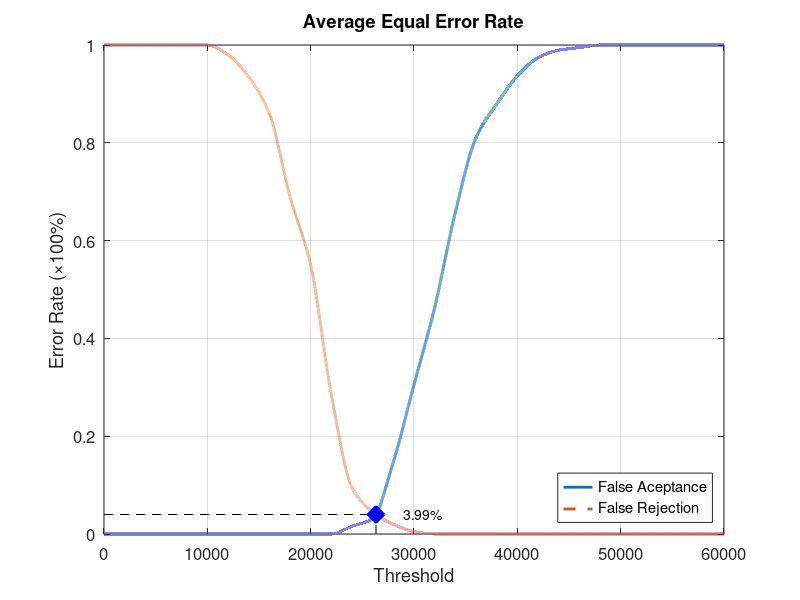
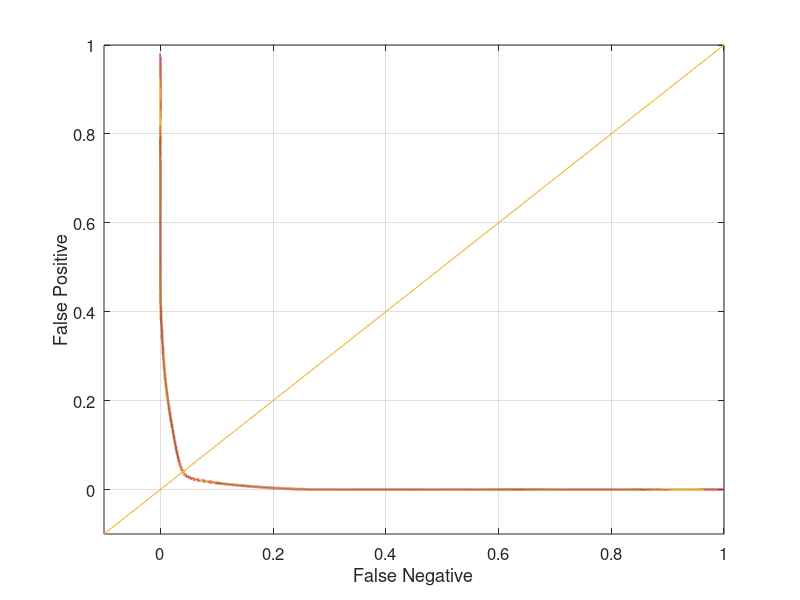

The MATLAB script that drew these images, in order:
function yEER = Database4_2
close all;
clear;
clc;
x = 0:2000:60000;
xq = 0:0.5:60000;

y0 = [0 0 0 0 0 0 0 0 0 0 0 0 0.0157895 0.0315789 0.147368 0.305263 0.463158 0.657895 0.810526 0.878947 0.936842 0.973684 0.989474 0.994737 1 1 1 1 1 1 1];
yy0 = interp1(x, y0, xq, 'pchip');
y1 = [1 1 1 1 1 1 0.98 0.935 0.86 0.69 0.55 0.285 0.095 0.045 0.02 0.005 0 0 0 0 0 0 0 0 0 0 0 0 0 0 0];
yy1 = interp1(x, y1, xq, 'pchip');

% Calculating EER: 
y2 = abs(y0 - y1);
find(y2 == min(y2))
yy2 = abs(yy0 - yy1);
xEER = find(yy2 == min(yy2));
xEERIndex = xq(xEER) % X-axis EER
yEER = yy0(xEER) % Y-axis EER

main = figure
plot(xq, yy0,'-','LineWidth', 2);	hold on
plot(xq, yy1,'--','LineWidth', 2);	hold on
plot([xEERIndex xEERIndex], [0 yEER], 'k--');	hold on
plot([0 xEERIndex], [yEER yEER], 'k--');	hold on
plot(xEERIndex, yEER, 'bx', 'LineWidth', 10);	hold on
text(xEERIndex + 10 * xEERIndex / 100, yEER, [num2str(round((10000 * yEER)) / 100) '%'])
legend('False Aceptance', 'False Rejection', 'Location', 'SouthEast')
xlabel('Threshold')
ylabel('Error Rate (\times100%)')
title('Average Equal Error Rate')
set(gca, 'FontSize', 12)
axis([0 60000 0 1])
grid on

print(main, 'Database4_2Main', '-dpng');
FNRxFPR = figure('Color', [1 1 1]);
plot(yy1, yy0, '-', yy1, yy0, 'LineWidth', 2);
hold on
y = -0.1:0.1:1
plot(y, y); 
set(gca, 'FontSize', 12)
xlabel('False Negative')
ylabel('False Positive')
axis([-0.1 1 -0.1 1])
set(gca, 'FontSize', 12)
grid on

print(FNRxFPR, 'Database4_2FNRxFPR','-dpng');
end
